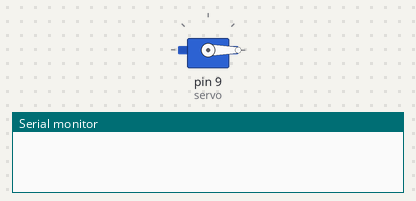
A sketch run on a simulated Arduino Uno, built with avr-gcc and run on an emulated ATmega328P. Shown: servo, the last lines printed to the serial monitor.

Above: at 0.05 s.
At 0.95 s:
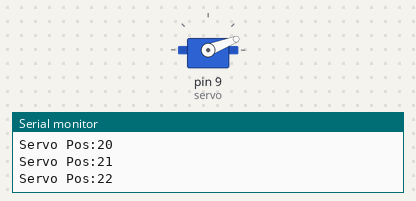
At 1.7 s:
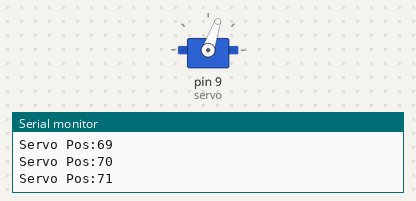
At 3.35 s:
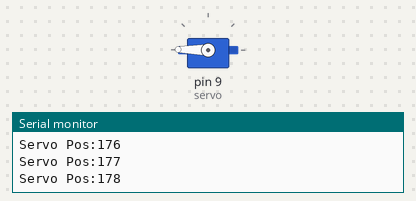
Timing chart, 0 to 7.8 s (numbered marks = the images above):
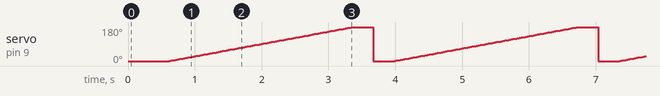

Measured:
- by itself, servo on pin 9 (servo): ramps from 0° to 180° and jumps back, once every 3.4 s

The sketch:

ServoEjemplo.ino
```cpp
#include <Servo.h>

Servo servo;

void setup() {
  servo.attach(9);
  servo.write(0);
  Serial.begin(9600);
}

void loop() {
  delay(300);
  servo.write(0);
  delay(300);
  for(int i=0;i<=180;i++){
    Serial.print("Servo Pos:");
    Serial.println(i);
    servo.write(i);
    delay(15);
  }
  // for(int i=180;i>=0;i--){
  //   Serial.print("Servo Pos:");
  //   Serial.println(i);
  //   servo.write(i);
  //   delay(15);
  // }
}
```
